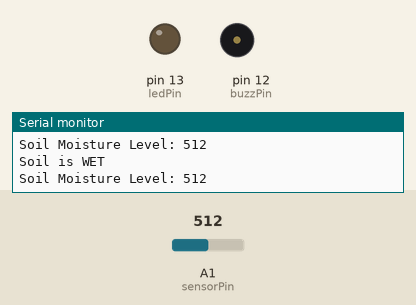
Recording of a sketch running on a simulated Arduino Uno, built with avr-gcc and run on an emulated ATmega328P. Parts: output pins drawn as LEDs (lit = HIGH), buzzer (waves = sounding, pin HIGH), the last lines printed to the serial monitor. Inputs (shaded band) come from the test bench; at power-on: A1 (sensorPin) = 512.

Above: at 1.2 s.
1.3 s: A1 (sensorPin) set to 783
4.3 s: A1 (sensorPin) set to 815
At 5.5 s:
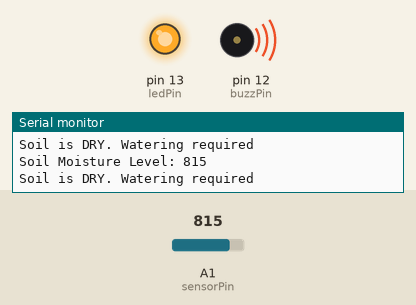
5.8 s: A1 (sensorPin) set to 0
At 7.0 s:
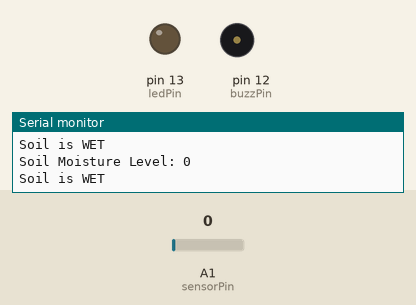
7.3 s: A1 (sensorPin) set to 1023
At 8.1 s:
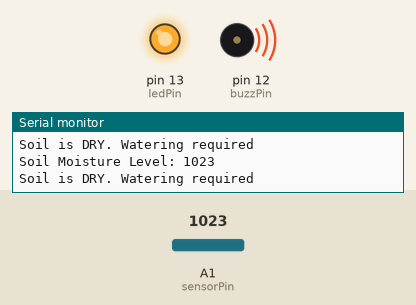
Timing chart, 0 to 9.8 s (numbered marks = the images above; inputs shaded):
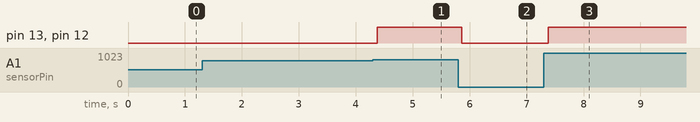

The sketch:

L7.ino
```cpp
const int sensorPin = A1;
const int ledPin = 13;
const int buzzPin = 12;
const int dryThreshold = 800;
const int wetThreshold = 500;
void setup() {
  Serial.begin(9600);
  pinMode(ledPin, OUTPUT);
  pinMode(buzzPin, OUTPUT);
  Serial.println("Soil Moisture Sensor Test Starting...");
}
void loop() {
  int sensorValue = analogRead(sensorPin);
  Serial.print("Soil Moisture Level: ");
  Serial.println(sensorValue);
  if (sensorValue > dryThreshold) {
    Serial.println("Soil is DRY. Watering required");
    digitalWrite(ledPin, HIGH);
    digitalWrite(buzzPin, HIGH);
  }
  else {
    Serial.println("Soil is WET");
    digitalWrite(ledPin, LOW);
    digitalWrite(buzzPin, LOW);
  }
}
```

Measured:
- the behaviour switches between 800 and 801 on A1 (sensorPin) (found by bisection; images 0 and 1)
- after the input at 4.3 s, pin 13 (ledPin), pin 12 (buzzPin): LOW → HIGH after 0.07 s
- after the input at 5.8 s, pin 13 (ledPin), pin 12 (buzzPin): HIGH → LOW after 0.06 s
- after the input at 7.3 s, pin 13 (ledPin), pin 12 (buzzPin): LOW → HIGH after 0.08 s
